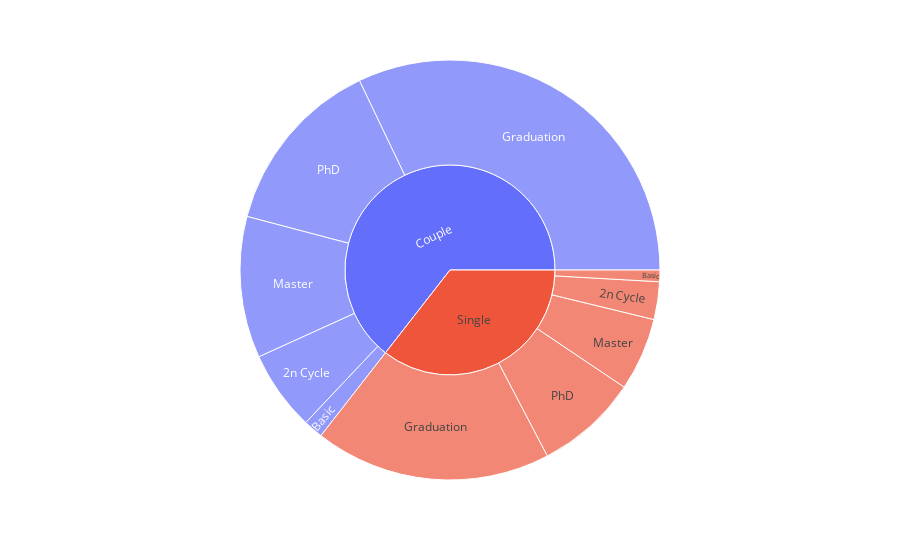

Write notebook code for a chart like this one.
### Code cell
fig = px.sunburst(df, path=["Marital",'Education'])
fig.show()

### Figure 1 — Plotly figure (JSON) as saved in the notebook; plotly's stock layout.template omitted (floating-point values rounded to 4 significant figures)
{"data": [{"branchvalues": "total", "domain": {"x": [0, 1], "y": [0, 1]}, "hovertemplate": "labels=%{label}<br>count=%{value}<br>parent=%{parent}<br>id=%{id}<extra></extra>", "ids": ["Couple/2n Cycle", "Single/2n Cycle", "Couple/Basic", "Single/Basic", "Couple/Graduation", "Single/Graduation", "Couple/Master", "Single/Master", "Couple/PhD", "Single/PhD", "Couple", "Single"], "labels": ["2n Cycle", "2n Cycle", "Basic", "Basic", "Graduation", "Graduation", "Master", "Master", "PhD", "PhD", "Couple", "Single"], "name": "", "parents": ["Couple", "Single", "Couple", "Single", "Couple", "Single", "Couple", "Single", "Couple", "Single", "", ""], "type": "sunburst", "values": [138, 65, 34, 20, 719, 408, 244, 126, 309, 177, 1444, 796]}], "layout": {"legend": {"tracegroupgap": 0}, "margin": {"t": 60}}}
